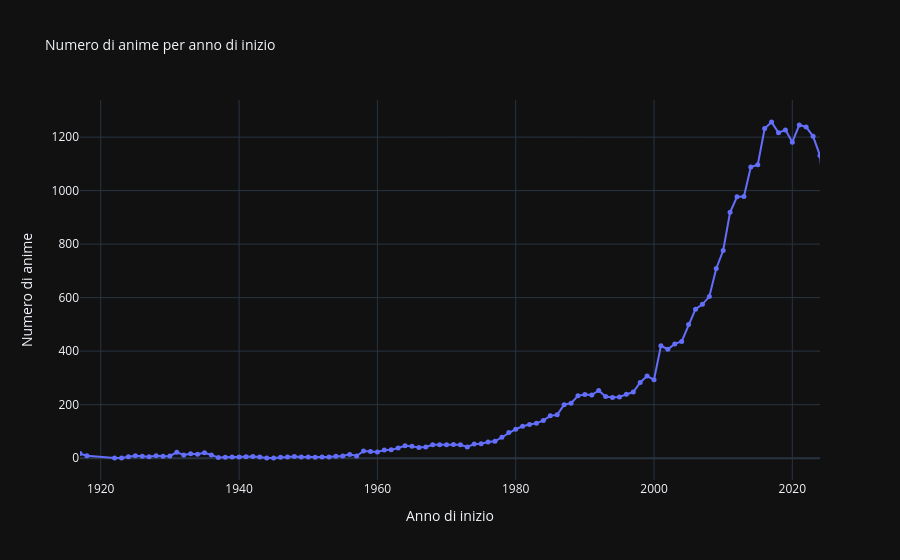

Notebook cell for this chart:
### Markdown cell above
### Nella prima parte viene presentata un’analisi temporale della produzione, utile a contestualizzare storicamente il fenomeno. Le sezioni successive approfondiscono aspetti legati alla popolarità, ai rating degli utenti e alle fonti di ispirazione

### Code cell
details = df_details.copy()
details = details.dropna(subset=['start_date'])

# Conteggio anime per anno
counts = (details['year'].value_counts().sort_index().reset_index())
counts.columns = ['year', 'anime_count']

fig = px.line(counts,x='year',y='anime_count',markers=True,
    title="Numero di anime per anno di inizio",
    labels={'year': 'Anno di inizio','anime_count': 'Numero di anime'},
    hover_data={'year': True,'anime_count': True})
fig.update_traces(marker=dict(size=5),line=dict(width=2))
fig.update_layout(
    xaxis=dict(range=[1917, 2024]),
    hovermode="x unified",
    template="plotly_dark",
    title_font_size=14
)
fig.show()

### Figure 1 — Plotly figure (JSON) as saved in the notebook; plotly's stock layout.template omitted (floating-point values rounded to 4 significant figures)
{"data": [{"hovertemplate": "Anno di inizio=%{x}<br>Numero di anime=%{y}<extra></extra>", "legendgroup": "", "line": {"color": "#636efa", "dash": "solid", "width": 2}, "marker": {"symbol": "circle", "size": 5}, "mode": "lines+markers", "name": "", "orientation": "v", "showlegend": false, "x": [1917, 1918, 1922, 1923, 1924, 1925, 1926, 1927, 1928, 1929, 1930, 1931, 1932, 1933, 1934, 1935, 1936, 1937, 1938, 1939, 1940, 1941, 1942, 1943, 1944, 1945, 1946, 1947, 1948, 1949, 1950, 1951, 1952, 1953, 1954, 1955, 1956, 1957, 1958, 1959, 1960, 1961, 1962, 1963, 1964, 1965, 1966, 1967, 1968, 1969, 1970, 1971, 1972, 1973, 1974, 1975, 1976, 1977, 1978, 1979, 1980, 1981, 1982, 1983, 1984, 1985, 1986, 1987, 1988, 1989, 1990, 1991, 1992, 1993, 1994, 1995, 1996, 1997, 1998, 1999, 2000, 2001, 2002, 2003, 2004, 2005, 2006, 2007, 2008, 2009, 2010, 2011, 2012, 2013, 2014, 2015, 2016, 2017, 2018, 2019, 2020, 2021, 2022, 2023, 2024, 2025, 2026, 2027], "xaxis": "x", "y": [17, 9, 1, 1, 5, 9, 7, 5, 9, 7, 8, 22, 12, 16, 15, 20, 12, 2, 3, 4, 4, 5, 6, 4, 1, 1, 3, 4, 6, 4, 4, 3, 4, 4, 7, 8, 14, 8, 27, 25, 23, 30, 31, 38, 46, 44, 40, 42, 50, 50, 50, 51, 50, 42, 53, 54, 60, 63, 78, 96, 108, 119, 126, 130, 141, 158, 162, 200, 205, 233, 238, 236, 253, 230, 227, 229, 239, 247, 283, 307, 293, 420, 407, 427, 436, 500, 557, 575, 604, 709, 776, 919, 977, 978, 1088, 1097, 1232, 1256, 1216, 1227, 1181, 1245, 1238, 1203, 1131, 867, 154, 3], "yaxis": "y", "type": "scatter"}], "layout": {"xaxis": {"anchor": "y", "domain": [0.0, 1.0], "title": {"text": "Anno di inizio"}, "range": [1917, 2024]}, "yaxis": {"anchor": "x", "domain": [0.0, 1.0], "title": {"text": "Numero di anime"}}, "legend": {"tracegroupgap": 0}, "title": {"text": "Numero di anime per anno di inizio", "font": {"size": 14}}, "hovermode": "x unified"}}
